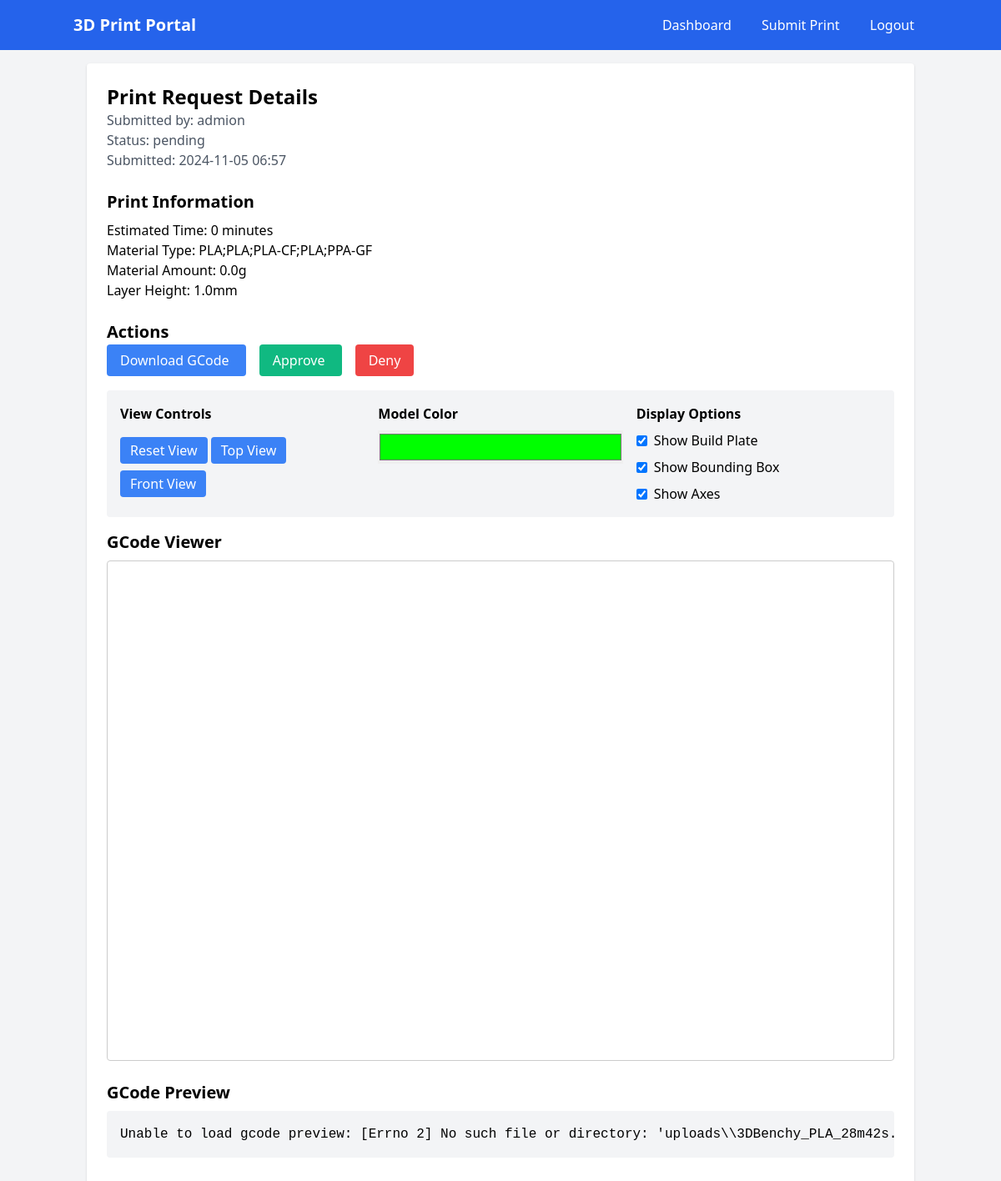
Page /request/5 (signed in) on the committed database.
### app.py (models this page shows)
class User(UserMixin, db.Model):
    id = db.Column(db.Integer, primary_key=True)
    username = db.Column(db.String(80), unique=True, nullable=False)
    email = db.Column(db.String(120), unique=True, nullable=False)
    id_number = db.Column(db.String(20), unique=True, nullable=False)
    password_hash = db.Column(db.String(120), nullable=False)
    is_admin = db.Column(db.Boolean, default=False)
    print_requests = db.relationship("PrintRequest", backref="user", lazy=True)

class PrintRequest(db.Model):
    id = db.Column(db.Integer, primary_key=True)
    filename = db.Column(db.String(120), nullable=False)
    filepath = db.Column(db.String(200), nullable=False)
    status = db.Column(db.String(20), default="pending")
    timestamp = db.Column(db.DateTime, default=datetime.utcnow)
    user_id = db.Column(db.Integer, db.ForeignKey("user.id"), nullable=False)
    notes = db.Column(db.Text)
    estimated_time = db.Column(db.Integer)
    material_type = db.Column(db.String(50))
    material_amount = db.Column(db.Float)
    layer_height = db.Column(db.Float)

### app.py (the view)
@app.route("/request/<int:request_id>")
@login_required
def view_request(request_id):
    print_request = PrintRequest.query.get_or_404(request_id)
    if not current_user.is_admin and print_request.user_id != current_user.id:
        flash("Unauthorized")
        return redirect(url_for("dashboard"))
    try:
        with open(print_request.filepath, "r") as file:
            gcode_preview = "".join(file.readlines()[:100])  # First 100 lines
    except Exception as e:
        gcode_preview = f"Unable to load gcode preview: {str(e)}"
    return render_template(
        "view_request.html", print_request=print_request, gcode_preview=gcode_preview
    )

### app.py (called while the page is built)
@login_manager.user_loader
def load_user(user_id):
    return db.session.get(User, int(user_id))

### templates/view_request.html (shortened to what this page needs)
{% extends "base.html" %}
{% block content %}
<div class="bg-white p-6 rounded shadow">
    <div class="mb-6">
        <h2 class="text-2xl font-bold">Print Request Details</h2>
        <p class="text-gray-600">Submitted by: {{ print_request.user.username }}</p>
        <p class="text-gray-600">Status: {{ print_request.status }}</p>
        <p class="text-gray-600">Submitted: {{ print_request.timestamp.strftime('%Y-%m-%d %H:%M') }}</p>
    </div>
    <div class="mb-6">
        <h3 class="text-xl font-bold mb-2">Print Information</h3>
        <p>Estimated Time: {{ print_request.estimated_time }} minutes</p>
        <p>Material Type: {{ print_request.material_type }}</p>
        <p>Material Amount: {{ print_request.material_amount }}g</p>
        <p>Layer Height: {{ print_request.layer_height }}mm</p>
    </div>
    <div class="mb-6">
        <h3 class="text-xl font-bold mb-2">Actions</h3>
        <div class="space-x-4">
            <a href="{{ url_for('download_gcode', request_id=print_request.id) }}"
                class="bg-blue-500 text-white px-4 py-2 rounded hover:bg-blue-600">
                Download GCode
            </a>
            {% if current_user.is_admin and print_request.status == 'pending' %}
            <a href="{{ url_for('approve_print', request_id=print_request.id) }}"
                class="bg-green-500 text-white px-4 py-2 rounded hover:bg-green-600">
                Approve
            </a>
            <a href="{{ url_for('deny_print', request_id=print_request.id) }}"
                class="bg-red-500 text-white px-4 py-2 rounded hover:bg-red-600">
                Deny
            </a>
            {% endif %}
        </div>
    </div>
    <div class="mb-4 p-4 bg-gray-100 rounded">
        <div class="grid grid-cols-1 md:grid-cols-3 gap-4">
            <div>
                <h4 class="font-bold mb-2">View Controls</h4>
                <div class="space-y-2">
                    <button id="resetView" class="bg-blue-500 text-white px-3 py-1 rounded hover:bg-blue-600">
                        Reset View
                    </button>
                    <button id="topView" class="bg-blue-500 text-white px-3 py-1 rounded hover:bg-blue-600">
                        Top View
                    </button>
                    <button id="frontView" class="bg-blue-500 text-white px-3 py-1 rounded hover:bg-blue-600">
                        Front View
                    </button>
                </div>
            </div>
            <div>
                <h4 class="font-bold mb-2">Model Color</h4>
                <input type="color" id="modelColor" value="#00ff00" class="w-full h-10 cursor-pointer">
            </div>
            <div>
                <h4 class="font-bold mb-2">Display Options</h4>
                <div class="space-y-2">
                    <label class="flex items-center">
                        <input type="checkbox" id="showBuildPlate" checked class="mr-2">
                        Show Build Plate
                    </label>
                    <label class="flex items-center">
                        <input type="checkbox" id="showBoundingBox" checked class="mr-2">
                        Show Bounding Box
                    </label>
                    <label class="flex items-center">
                        <input type="checkbox" id="showAxes" checked class="mr-2">
                        Show Axes
                    </label>
                </div>
            </div>
        </div>
    </div>
    <div class="mb-6">
        <h3 class="text-xl font-bold mb-2">GCode Viewer</h3>
        <div id="gcode-viewer" class="w-full h-[600px] border rounded"></div>
    </div>
    <div class="mb-6">
        <h3 class="text-xl font-bold mb-2">GCode Preview</h3>
        <pre class="bg-gray-100 p-4 rounded overflow-x-auto max-h-[400px]">{{ gcode_preview }}</pre>
    </div>
</div>
{% endblock %}

### templates/view_request.html (style rules this page uses)
#gcode-viewer { position: relative; width: 100%; height: 600px; border: 1px solid #ccc; border-radius: 4px; overflow: hidden; }

### rows in the picture
User: user.username "admion"
PrintRequest: status "pending", timestamp "2024-11-05 06:57", estimated_time "0", material_type "PLA;PLA;PLA-CF;PLA;PPA-GF", material_amount "0.0", layer_height "1.0"

### other values in the picture
{{ gcode_preview }} "Unable to load gcode preview: [Errno 2] No such file or directory:…"
